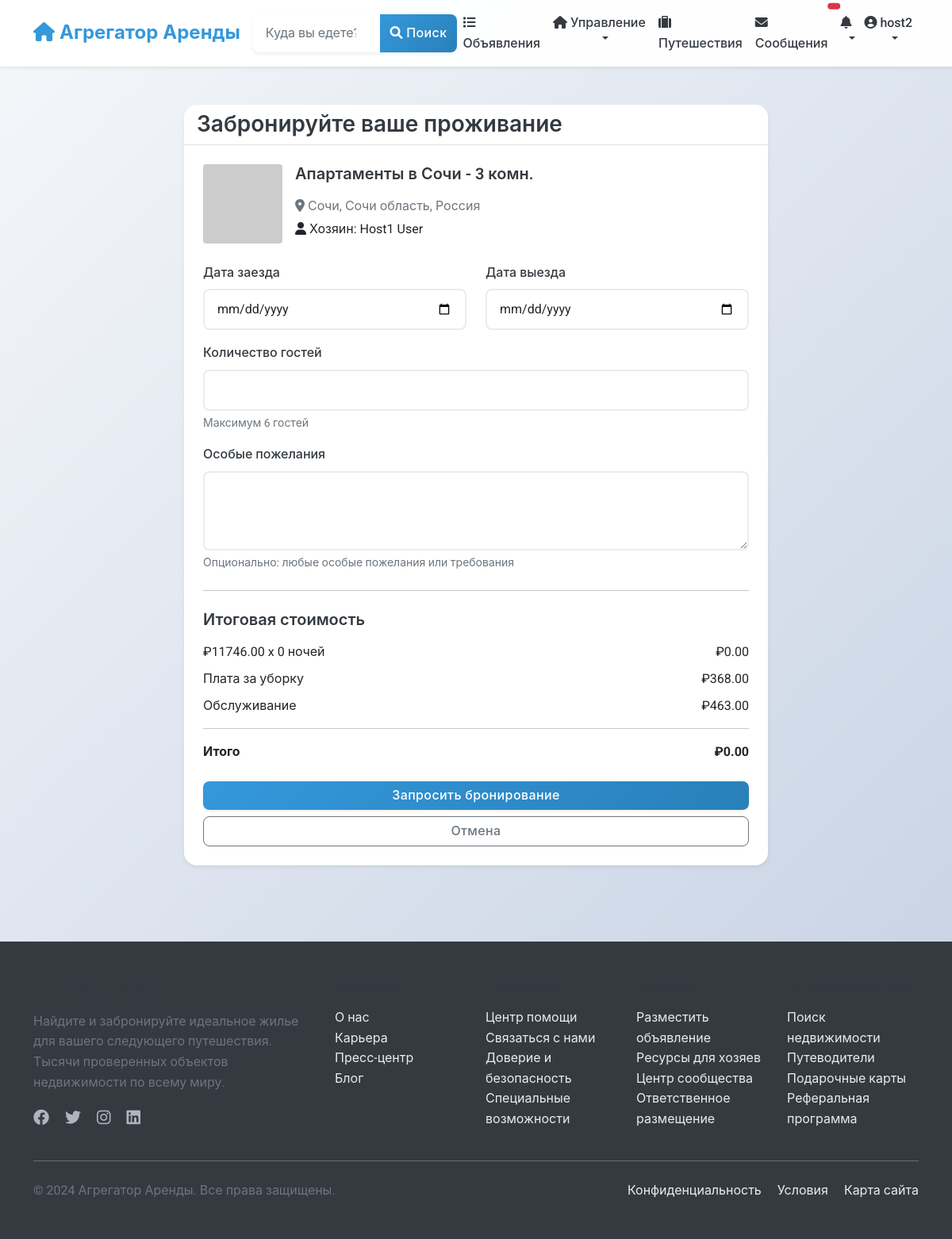
Screenshot of /listings/1/book/ (signed in) with the database file from the repository.
### users/models.py (models this page shows, shortened)
class User(AbstractUser):
    phone_number = models.CharField(_("Phone number"), max_length=20, blank=True)
    profile_picture = models.URLField(_("Profile picture URL"), blank=True)
    bio = models.TextField(_("Bio"), blank=True)
    is_phone_verified = models.BooleanField(_("Phone verified"), default=False)
    is_id_verified = models.BooleanField(_("ID verified"), default=False)
    is_host = models.BooleanField(_("Is host"), default=False)
    is_guest = models.BooleanField(_("Is guest"), default=True)
    ROLE_CHOICES = [
        ('user', _('Regular User')),
        ('host', _('Host')),
        ('moderator', _('Moderator')),
        ('admin', _('Administrator')),
    ]
    role = models.CharField(_("Role"), max_length=20, choices=ROLE_CHOICES, default='user')
    email_notifications = models.BooleanField(_("Email notifications"), default=True)
    sms_notifications = models.BooleanField(_("SMS notifications"), default=False)
    date_joined = models.DateTimeField(_("Date joined"), auto_now_add=True)
    last_updated = models.DateTimeField(_("Last updated"), auto_now=True)
    class Meta:
        verbose_name = _("User")
        verbose_name_plural = _("Users")

### listings/models.py (models this page shows, shortened)
class Listing(models.Model):
    title = models.CharField(_("Title"), max_length=100)
    description = models.TextField(_("Description"))
    address = models.CharField(_("Address"), max_length=255)
    city = models.CharField(_("City"), max_length=100)
    state = models.CharField(_("State/Province"), max_length=100)
    country = models.CharField(_("Country"), max_length=100)
    zip_code = models.CharField(_("ZIP/Postal Code"), max_length=20)
    latitude = models.DecimalField(_("Latitude"), max_digits=10, decimal_places=7, null=True, blank=True)
    longitude = models.DecimalField(_("Longitude"), max_digits=10, decimal_places=7, null=True, blank=True)
    price_per_night = models.DecimalField(_("Price per night"), max_digits=10, decimal_places=2)
    cleaning_fee = models.DecimalField(_("Cleaning fee"), max_digits=10, decimal_places=2, default=0)
    service_fee = models.DecimalField(_("Service fee"), max_digits=10, decimal_places=2, default=0)
    bedrooms = models.PositiveSmallIntegerField(_("Bedrooms"))
    bathrooms = models.DecimalField(_("Bathrooms"), max_digits=3, decimal_places=1)
    accommodates = models.PositiveSmallIntegerField(_("Accommodates"))
    property_type = models.CharField(_("Property type"), max_length=50)
    image_urls = models.JSONField(_("Image URLs"), default=list, null=True, blank=True)
    verification_video = models.FileField(
        _("Verification Video"),
        upload_to='verification_videos/',
        null=True,
        blank=True,
        help_text=_("Video proof of property compliance (max 250MB, for moderation only)")
    )
    amenities = models.JSONField(_("Amenities"), default=list)
    house_rules = models.TextField(_("House rules"), blank=True)
    check_in_time = models.TimeField(_("Check-in time"), null=True, blank=True)
    check_out_time = models.TimeField(_("Check-out time"), null=True, blank=True)
    minimum_nights = models.PositiveSmallIntegerField(_("Minimum nights"), default=1)
    maximum_nights = models.PositiveSmallIntegerField(_("Maximum nights"), default=30)
    is_active = models.BooleanField(_("Is active"), default=True)
    is_approved = models.BooleanField(_("Is approved"), default=False)
    host = models.ForeignKey(
        settings.AUTH_USER_MODEL,
        on_delete=models.CASCADE,
        related_name='listings'
    )
    created_at = models.DateTimeField(_("Created at"), auto_now_add=True)
    updated_at = models.DateTimeField(_("Updated at"), auto_now=True)
    class Meta:
        verbose_name = _("Listing")
        verbose_name_plural = _("Listings")
        ordering = ['-created_at', '-id']
        ordering = ['-created_at']
    @property
    def main_image_url(self):
        main_image = self.images.filter(is_main=True).first()
        if main_image:
            return main_image.image.url
        first_image = self.images.first()
        if first_image:
            return first_image.image.url
        if self.image_urls and len(self.image_urls) > 0:
            return self.image_urls[0]
        return "https://via.placeholder.com/800x600.png?text=No+Image+Available"

### listings/views.py (the view)
# urls.py: path('<int:pk>/book/', views.create_booking, name='create_booking'),
@login_required
def create_booking(request, pk):
    listing = get_object_or_404(
        Listing.objects.filter(
            pk=pk,
            is_active=True,
            is_approved=True,
            approval_record__status='approved'
        )
    )
    if request.user == listing.host:
        messages.error(request, "You cannot book your own listing.")
        return redirect('listings:listing_detail', pk=listing.pk)
    if request.method == 'POST':
        form = BookingForm(listing, request.POST)
        if form.is_valid():
            booking = form.save(commit=False)
            booking.listing = listing
            booking.guest = request.user
            start_date = form.cleaned_data['start_date']
            end_date = form.cleaned_data['end_date']
            price_data = listing.calculate_price(start_date, end_date)
            booking.base_price = price_data['base_price']
            booking.cleaning_fee = price_data['cleaning_fee']
            booking.service_fee = price_data['service_fee']
            booking.total_price = price_data['total_price']
            booking.save()
            guest_message = f"Your booking for {listing.title} has been created. " \
                           f"Check-in: {start_date}, Check-out: {end_date}. " \
                           f"Total price: ₽{booking.total_price}"
            host_message = f"New booking request for your listing '{listing.title}'. " \
                          f"Guest: {request.user.get_full_name() or request.user.username}, " \
                          f"Check-in: {start_date}, Check-out: {end_date}."
            send_email_notification(
                request.user.email,
                "Booking Confirmation",
                guest_message
            )
            send_email_notification(
                listing.host.email,
                "New Booking Request",
                host_message
            )
            messages.success(request, "Booking created successfully. Awaiting host confirmation.")
            return redirect('listings:booking_detail', reference=booking.booking_reference)
    else:
        initial = {}
        if 'check_in' in request.GET:
            try:
                initial['start_date'] = datetime.strptime(request.GET['check_in'], '%Y-%m-%d').date()
            except ValueError:
                pass
        if 'check_out' in request.GET:
            try:
                initial['end_date'] = datetime.strptime(request.GET['check_out'], '%Y-%m-%d').date()
            except ValueError:
                pass
        if 'guests' in request.GET:
            try:
                initial['guests'] = int(request.GET['guests'])
            except ValueError:
                pass
        form = BookingForm(listing, initial=initial)
    return render(request, 'listings/booking_form.html', {
        'form': form,
        'listing': listing
    })

### listings/templates/listings/booking_form.html (shortened to what this page needs)
{% extends 'base.html' %}
{% load static %}
{% block content %}
<div class="container py-4">
    <div class="row">
        <div class="col-lg-8 mx-auto">
            <div class="card shadow-sm">
                <div class="card-header bg-white">
                    <h3 class="mb-0">Забронируйте ваше проживание</h3>
                </div>
                <div class="card-body">
                    <div class="mb-4">
                        <div class="d-flex">
                            <img src="{{ listing.main_image_url }}" alt="{{ listing.title }}" class="rounded me-3" style="width: 100px; height: 100px; object-fit: cover;">
                            <div>
                                <h5>{{ listing.title }}</h5>
                                <p class="text-muted mb-1">
                                    <i class="fas fa-map-marker-alt"></i> {{ listing.city }}, {{ listing.state }}, {{ listing.country }}
                                </p>
                                <p class="mb-0">
                                    <i class="fas fa-user"></i> Хозяин: {{ listing.host.get_full_name|default:listing.host.username }}
                                </p>
                            </div>
                        </div>
                    </div>
                    <form method="post">
                        <div class="row">
                            <div class="col-md-6 mb-3">
                                <label for="{{ form.start_date.id_for_label }}" class="form-label">Дата заезда</label>
                                {{ form.start_date }}
                            </div>
                            <div class="col-md-6 mb-3">
                                <label for="{{ form.end_date.id_for_label }}" class="form-label">Дата выезда</label>
                                {{ form.end_date }}
                            </div>
                        </div>
                        <div class="mb-3">
                            <label for="{{ form.guests.id_for_label }}" class="form-label">Количество гостей</label>
                            {{ form.guests }}
                            <div class="form-text">Максимум {{ listing.accommodates }} гостей</div>
                        </div>
                        <div class="mb-3">
                            <label for="{{ form.special_requests.id_for_label }}" class="form-label">Особые пожелания</label>
                            {{ form.special_requests }}
                            <div class="form-text">Опционально: любые особые пожелания или требования</div>
                        </div>
                        <hr class="my-4">
                        <h5>Итоговая стоимость</h5>
                        <div id="priceSummary">
                            <div class="d-flex justify-content-between mb-2">
                                <span>₽{{ listing.price_per_night }} x <span id="nights">0</span> ночей</span>
                                <span id="basePrice">₽0.00</span>
                            </div>
                            <div class="d-flex justify-content-between mb-2">
                                <span>Плата за уборку</span>
                                <span>₽{{ listing.cleaning_fee }}</span>
                            </div>
                            <div class="d-flex justify-content-between mb-2">
                                <span>Обслуживание</span>
                                <span>₽{{ listing.service_fee }}</span>
                            </div>
                            <hr>
                            <div class="d-flex justify-content-between fw-bold">
                                <span>Итого</span>
                                <span id="totalPrice">₽0.00</span>
                            </div>
                        </div>
                        <div class="d-grid gap-2 mt-4">
                            <button type="submit" class="btn btn-primary">Запросить бронирование</button>
                            <a href="{% url 'listings:listing_detail' pk=listing.id %}" class="btn btn-outline-secondary">Отмена</a>
                        </div>
                    </form>
                </div>
            </div>
        </div>
    </div>
</div>
{% endblock %}

### templates/includes/navbar.html (shortened to what this page needs)
<nav class="navbar navbar-expand-lg navbar-light bg-white shadow-sm">
    <div class="container">
        <a class="navbar-brand" href="{% url 'home' %}">
            <i class="fas fa-home"></i> Агрегатор Аренды
        </a>
        <div class="collapse navbar-collapse" id="navbarSupportedContent">
            <form class="d-flex mx-auto my-2 my-lg-0" action="{% url 'listings:listing_list' %}" method="get">
                <div class="input-group">
                    <input class="form-control" type="search" name="location" placeholder="Куда вы едете?"
                           aria-label="Search" value="{{ request.GET.location|default:'' }}">
                    <button class="btn btn-primary" type="submit">
                        <i class="fas fa-search"></i> Поиск
                    </button>
                </div>
            </form>
            <ul class="navbar-nav ms-auto mb-2 mb-lg-0">
                <li class="nav-item">
                    <a class="nav-link {% if request.resolver_match.url_name == 'listing_list' %}active{% endif %}"
                       href="{% url 'listings:listing_list' %}">
                        <i class="fas fa-list"></i> Объявления
                    </a>
                </li>
                {% if user.is_authenticated %}
                    {% if user.is_host %}
                    <li class="nav-item dropdown">
                        <a class="nav-link dropdown-toggle" href="#" id="hostDropdown" role="button"
                           data-bs-toggle="dropdown" aria-expanded="false">
                            <i class="fas fa-home"></i> Управление
                        </a>
                    </li>
                    {% else %}
                    <li class="nav-item">
                        <a class="nav-link" href="{% url 'listings:listing_create' %}">
                            <i class="fas fa-plus"></i> Подать объявление
                        </a>
                    </li>
                    {% endif %}
                    <li class="nav-item">
                        <a class="nav-link {% if request.resolver_match.url_name == 'user_bookings' %}active{% endif %}"
                           href="{% url 'listings:user_bookings' %}">
                            <i class="fas fa-suitcase"></i> Путешествия
                        </a>
                    </li>
                    <li class="nav-item">
                        <a class="nav-link position-relative {% if 'chat' in request.path %}active{% endif %}"
                           href="{% url 'chat:conversation_list' %}">
                            <i class="fas fa-envelope"></i> Сообщения
                            <span id="message-badge" class="position-absolute top-0 start-100 translate-middle badge rounded-pill bg-danger"
                                  hx-get="{% url 'chat:get_unread_count' %}"
                                  hx-trigger="load, every 30s"
                                  hx-swap="innerHTML">
                            </span>
                        </a>
                    </li>
                    <li class="nav-item dropdown">
                        <a class="nav-link dropdown-toggle position-relative" href="#" id="notificationDropdown"
                           role="button" data-bs-toggle="dropdown" aria-expanded="false"
                           onclick="loadNotifications()"
                           data-bs-auto-close="outside">
                            <i class="fas fa-bell"></i>
                                {% load notify_tags %}
                        </a>
                    </li>
                    <li class="nav-item dropdown">
                        <a class="nav-link dropdown-toggle" href="#" id="userDropdown" role="button"
                           data-bs-toggle="dropdown" aria-expanded="false">
                            {% if user.profile_picture %}
                                <img src="{{ user.profile_picture }}" alt="{{ user.username }}" class="user-avatar sm me-1">
                            {% else %}
                                <i class="fas fa-user-circle"></i>
                            {% endif %}
                            {{ user.username }}
                        </a>
                    </li>
                {% endif %}
            </ul>
        </div>
    </div>
</nav>

### rows the page displays
User: username "host2"
Listing: title "Апартаменты в Сочи - 3 комн.", city "Сочи", state "Сочи область", country "Россия", host.get_full_name "Host1 User", accommodates "6", price_per_night "11746.00", cleaning_fee "368.00", service_fee "463.00"
